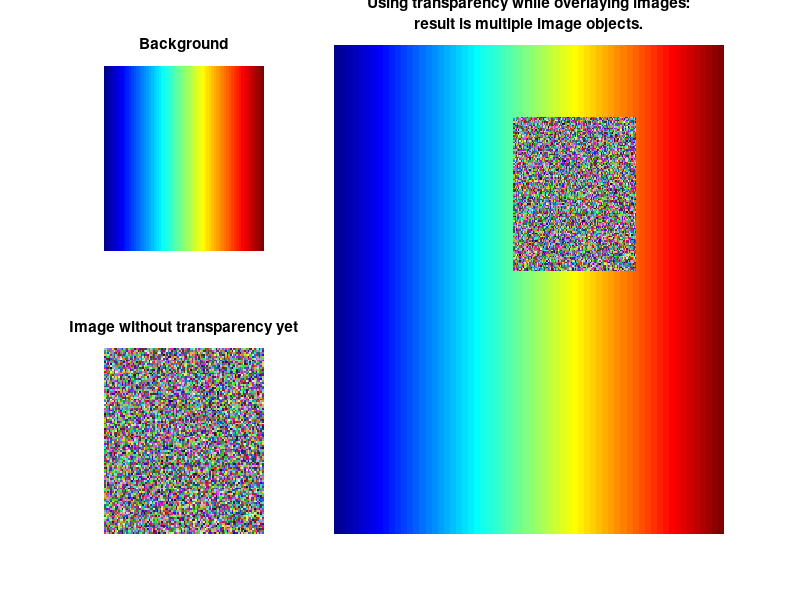

Recreate this plot in MATLAB.
% Create the background
%   This example uses a blend of colors from left to right, converted to a TrueColor image
%   Use repmat to replicate the pattern in the matrix
%   Use the "jet" colormap to specify the color space
bg = ind2rgb(repmat(1:64,64,1),jet(64));
% Create an image and its corresponding transparency data
%   This example uses a random set of pixels to create a TrueColor image
im = rand(100,100,3);
% Make the image fade in from left to right by designing its alphadata
%   Use repmat to replicate the pattern in the transparency fading
imAlphaData = repmat(0:1/size(im,2):1-1/size(im,2),size(im,1),1);
% Display the images created in subplots
hf = figure('units','normalized','position',[.2 .2 .6 .6]);
ax1 = subplot(2,3,1);
ibg = image(bg);
axis off
title('Background')
ax2 = subplot(2,3,4);
iim = image(im);
axis off
title('Image without transparency yet')
%   Now set up axes that overlay the background with the image
%   Notice how the image is resized from specifying the spatial 
%   coordinates to locate it in the axes.
ax3 = subplot(2,3,[2:3, 5:6]);
ibg2 = image(bg);
axis off
hold on
%   Overlay the image, and set the transparency previously calculated
iim2 = image(im,'XData',[30 50],'YData',[10 30]);
set(iim2,'AlphaData',imAlphaData);
title(sprintf('Using transparency while overlaying images:\nresult is multiple image objects.'))